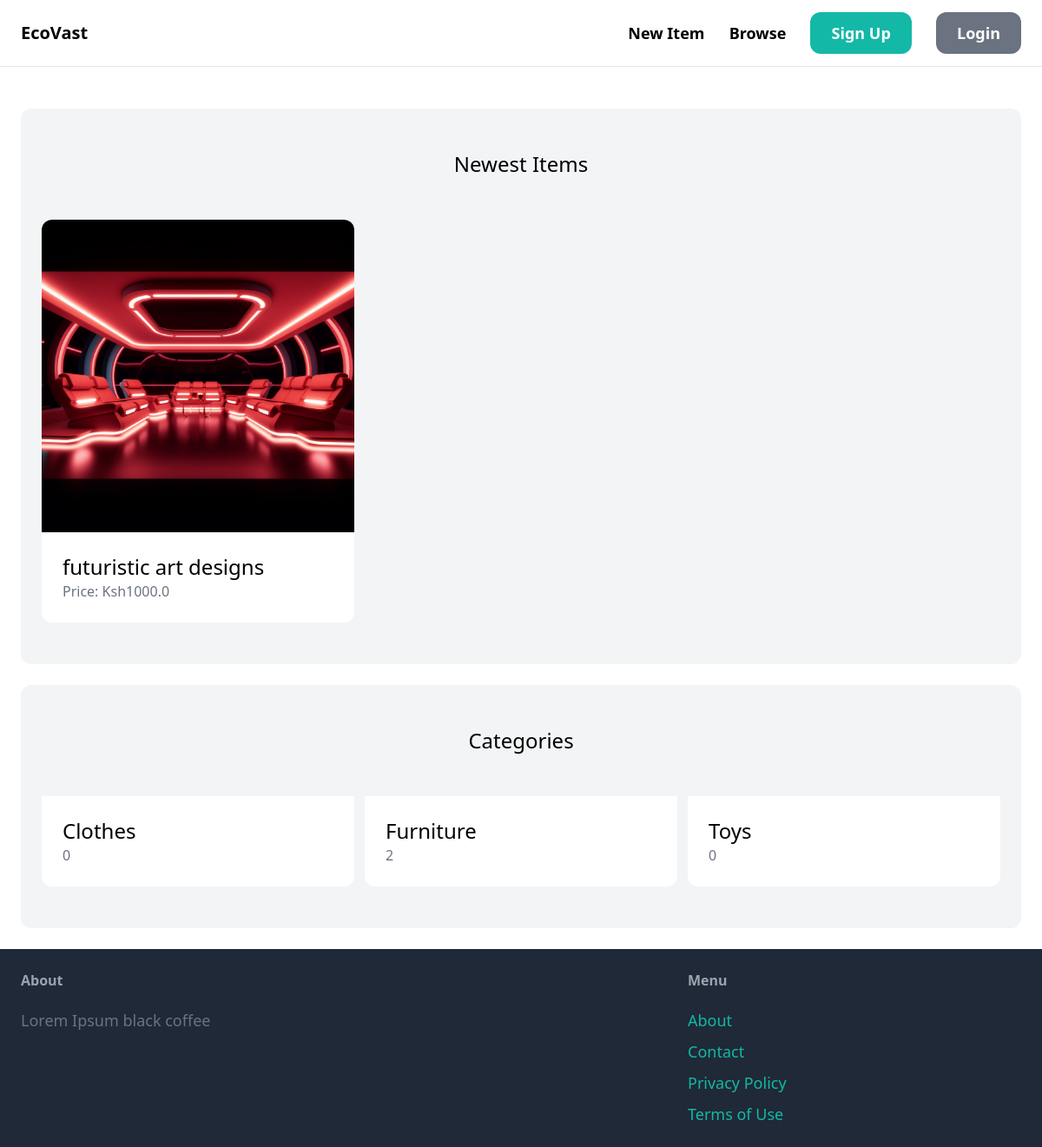
Before: / with the older database file.
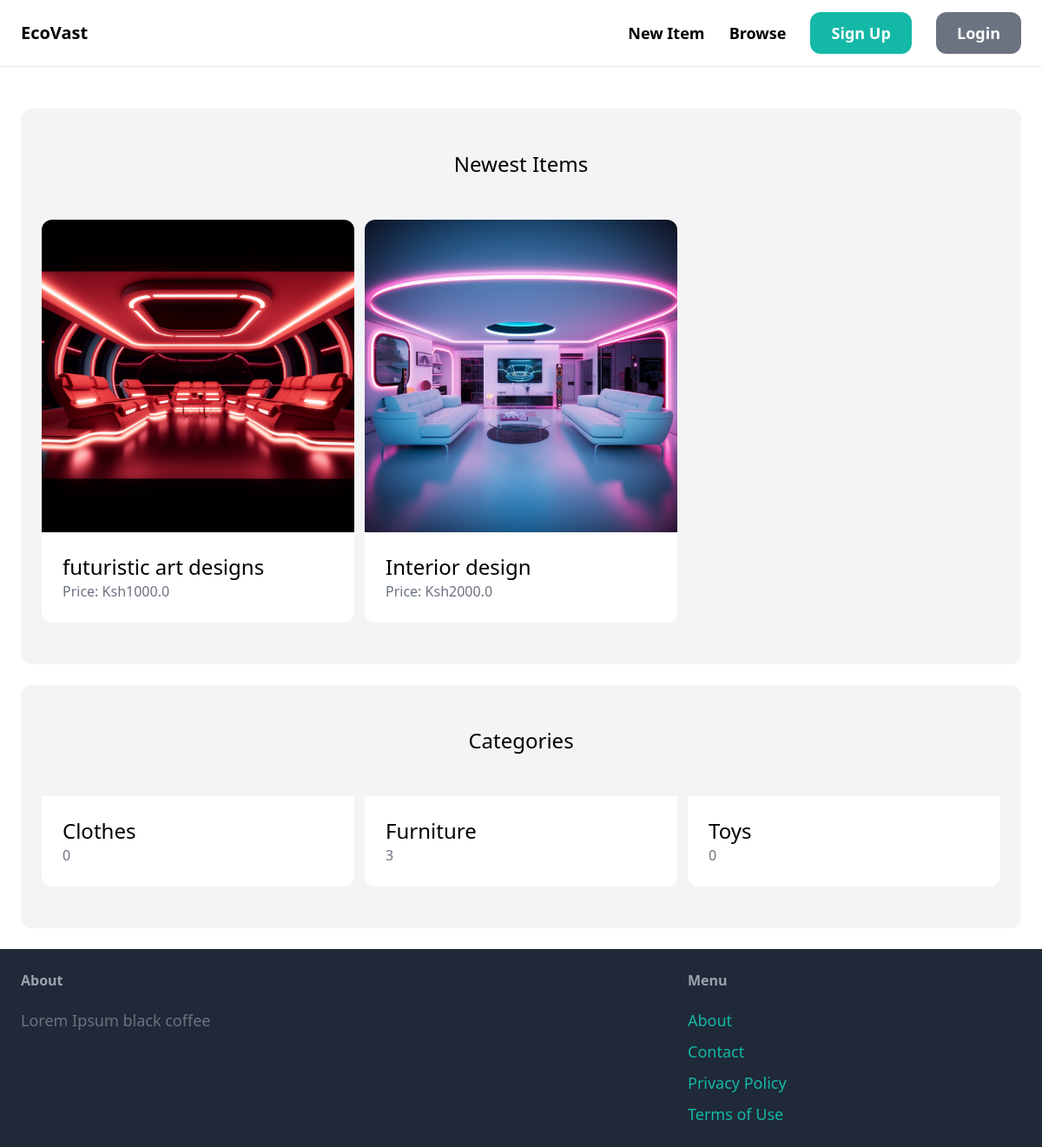
After: the same page with the newer database file.
### item/models.py (models this page shows, shortened)
class Item(models.Model):
    category = models.ForeignKey(Category, related_name='items', on_delete=models.CASCADE)
    name = models.CharField(max_length=255)
    description = models.TextField(blank=True, null=True)
    price = models.FloatField()
    image = models.ImageField(upload_to='item_images', blank=True, null=True)
    is_sold = models.BooleanField(default=False)
    created_by = models.ForeignKey(User, related_name='items', on_delete=models.CASCADE)
    created_at = models.DateTimeField(auto_now_add=True)

class Category(models.Model):
    name = models.CharField(max_length=255)
    class Meta:
        ordering = ('name',)
        verbose_name_plural = 'Categories'

### core/views.py (the view)
# urls.py: path('', views.index, name='index'),
def index(request):
    items = Item.objects.filter(is_sold=False)[0:20] # to get 1-20
    categories = Category.objects.all() # to get all categories
    return render(request, 'core/index.html', {
        'categories':categories,
        'items': items,
    })

### core/templates/core/index.html (shortened to what this page needs)
{% extends 'core/base.html'%}
{% block content%}
    <div class="mt-6 px-6 py-12 bg-gray-100 rounded-xl">
        <h2 class="mb-12 text-2xl text-center">Newest Items</h2>
        <div class="grid grid-cols-3 gap-3">
            {% for item in items%}
                <div>
                    <a href="{% url 'item:detail' item.id%}">
                        <div>
                            <img src="{{ item.image.url }}" class="rounded-t-xl">
                        </div>
                        <div class="p-6 bg-white rounded-b-xl">
                            <h2 class="text-2xl">{{ item.name }}</h2>
                            <p class="text-gray-500">Price: Ksh{{ item.price }}</p>
                        </div>
                    </a>
                </div>
            {% endfor %}
        </div>
    </div>
    <div class="mt-6 px-6 py-12 bg-gray-100 rounded-xl">
        <h2 class="mb-12 text-2xl text-center"> Categories </h2>
        <div class="grid grid-cols-3 gap-3">
            {% for category in categories %}
            <div>
                <a href="#">
                    <div class="p-6 bg-white rounded-b-xl">
                        <h2 class="text-2xl">{{ category.name }}</h2>
                        <p class="text-gray-500">{{ category.items.count}}</p>
                    </div>
                </a>
            </div>
            {% endfor %}
        </div>
    </div>
{% endblock%}

### core/templates/core/base.html (shortened to what this page needs)
<!DOCTYPE html>
<html lang="en">
<head>
    <script src="https://cdn.tailwindcss.com"></script>
</head>
<body>
    <nav class="py-6 px-6 flex justify-between items-center border-b border-gray-200">
        <a href="/" class="text-xl font-semibold"> EcoVast </a>
        <div class="space-x-6">
            <a href="#" class="text-lg font-semibold hover:text-gray-500">New Item</a>
            <a href="#" class="text-lg font-semibold hover:text-gray-500">Browse</a>
            <a href="#" class="px-6 py-3 text-lg font-semibold bg-teal-500 text-white rounded-xl hover:bg-teal-700">Sign Up</a>
            <a href="#" class="px-6 py-3 text-lg font-semibold bg-gray-500 text-white rounded-xl hover:bg-gray-700">Login</a>
        </div>
    </nav>
    <div class="px-6 py-6">
        {% block content%}
        {% endblock %}
    </div>
    <footer class="py-6 px-6 flex justify-between bg-gray-800">
        <div class="w-2/3 pr-10">
            <h3 class="mb-5 font-semibold text-gray-400"> About </h3>
            <p class="text-lg text-gray-500">Lorem Ipsum black coffee</p>
        </div>
        <div class="w-1/3">
            <h3 class="mb-5 font-semibold text-gray-400">Menu</h3>
            <ul class="space-y-2">
                <li><a href="#" class="text-lg text-teal-500 hover:text-teal-700">About</a></li>
                <li><a href="{% url 'core:contact' %}" class="text-lg text-teal-500 hover:text-teal-700">Contact</a></li>
                <li><a href="#" class="text-lg text-teal-500 hover:text-teal-700">Privacy Policy</a></li>
                <li><a href="#" class="text-lg text-teal-500 hover:text-teal-700">Terms of Use</a></li>
            </ul>
        </div>
    </footer>
</body>
</html>

Changed rows visible on the page:
added Item: image (picture), name "Interior design", price "2000.0"
computed for Category "Furniture": items.count "2" → "3"
